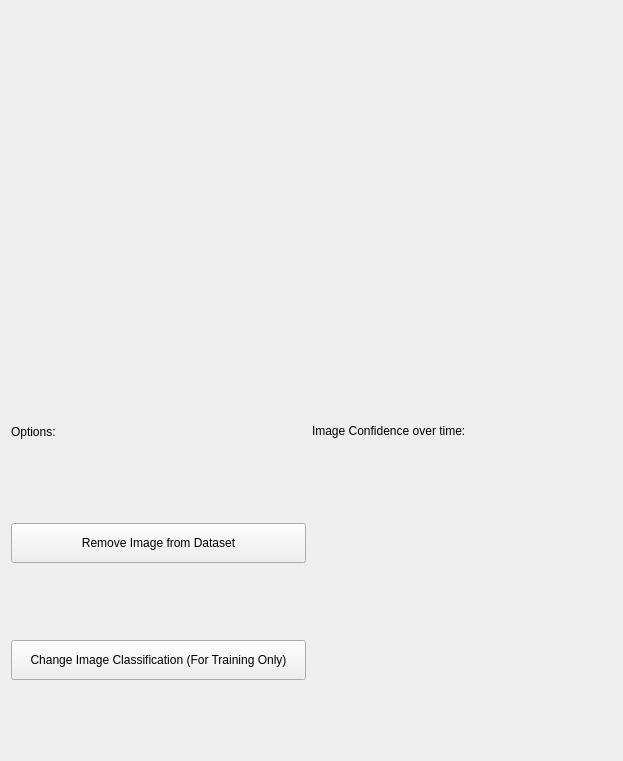
<?xml version="1.0" encoding="UTF-8"?>
<ui version="4.0">
 <class>Form</class>
 <widget class="QWidget" name="Form">
  <property name="geometry">
   <rect>
    <x>0</x>
    <y>0</y>
    <width>623</width>
    <height>761</height>
   </rect>
  </property>
  <property name="windowTitle">
   <string>Form</string>
  </property>
  <layout class="QVBoxLayout" name="verticalLayout_2">
   <item>
    <layout class="QVBoxLayout" name="verticalLayout">
     <item>
      <widget class="QLabel" name="Image">
       <property name="minimumSize">
        <size>
         <width>400</width>
         <height>400</height>
        </size>
       </property>
       <property name="text">
        <string/>
       </property>
      </widget>
     </item>
     <item>
      <layout class="QHBoxLayout" name="horizontalLayout">
       <item>
        <layout class="QVBoxLayout" name="verticalLayout_4">
         <item>
          <widget class="QLabel" name="label_2">
           <property name="minimumSize">
            <size>
             <width>50</width>
             <height>30</height>
            </size>
           </property>
           <property name="maximumSize">
            <size>
             <width>50</width>
             <height>30</height>
            </size>
           </property>
           <property name="text">
            <string>Options:</string>
           </property>
          </widget>
         </item>
         <item>
          <spacer name="verticalSpacer_2">
           <property name="orientation">
            <enum>Qt::Vertical</enum>
           </property>
           <property name="sizeHint" stdset="0">
            <size>
             <width>20</width>
             <height>40</height>
            </size>
           </property>
          </spacer>
         </item>
         <item>
          <widget class="QPushButton" name="pushButton">
           <property name="minimumSize">
            <size>
             <width>0</width>
             <height>40</height>
            </size>
           </property>
           <property name="text">
            <string>Remove Image from Dataset</string>
           </property>
          </widget>
         </item>
         <item>
          <spacer name="verticalSpacer_3">
           <property name="orientation">
            <enum>Qt::Vertical</enum>
           </property>
           <property name="sizeHint" stdset="0">
            <size>
             <width>20</width>
             <height>40</height>
            </size>
           </property>
          </spacer>
         </item>
         <item>
          <widget class="QPushButton" name="pushButton_2">
           <property name="minimumSize">
            <size>
             <width>40</width>
             <height>40</height>
            </size>
           </property>
           <property name="text">
            <string>Change Image Classification (For Training Only)</string>
           </property>
          </widget>
         </item>
         <item>
          <spacer name="verticalSpacer">
           <property name="orientation">
            <enum>Qt::Vertical</enum>
           </property>
           <property name="sizeHint" stdset="0">
            <size>
             <width>20</width>
             <height>40</height>
            </size>
           </property>
          </spacer>
         </item>
        </layout>
       </item>
       <item>
        <layout class="QVBoxLayout" name="verticalLayout_3">
         <item>
          <widget class="QLabel" name="label">
           <property name="text">
            <string>Image Confidence over time:</string>
           </property>
          </widget>
         </item>
         <item>
          <widget class="QWidget" name="widget" native="true">
           <property name="minimumSize">
            <size>
             <width>300</width>
             <height>300</height>
            </size>
           </property>
          </widget>
         </item>
        </layout>
       </item>
      </layout>
     </item>
    </layout>
   </item>
  </layout>
 </widget>
 <resources/>
 <connections/>
</ui>
